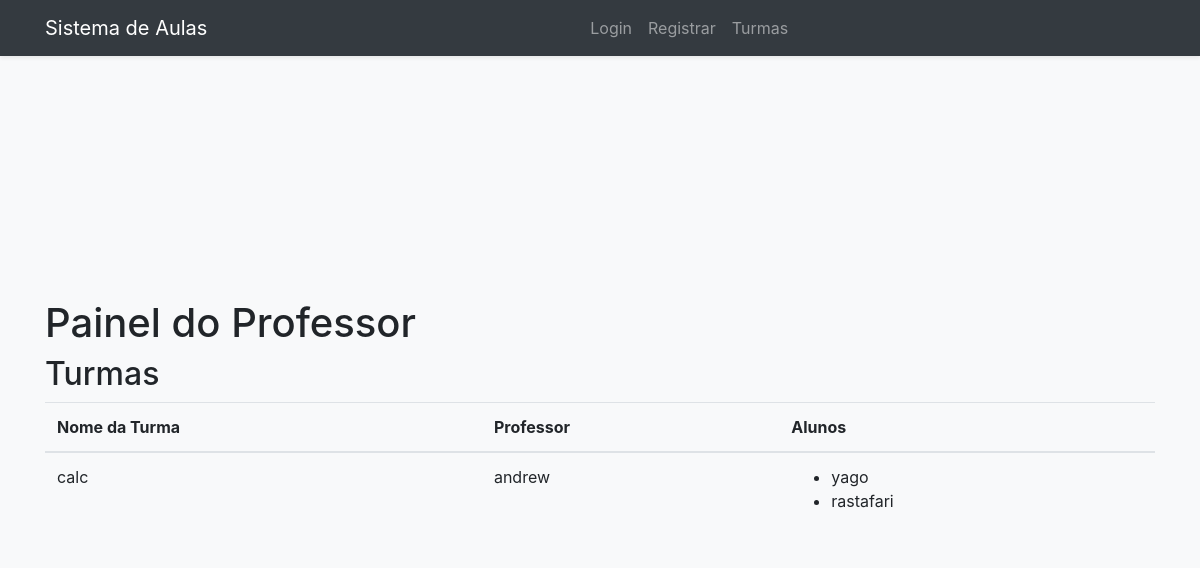
The page /professor_dashboard on the database as committed earlier.
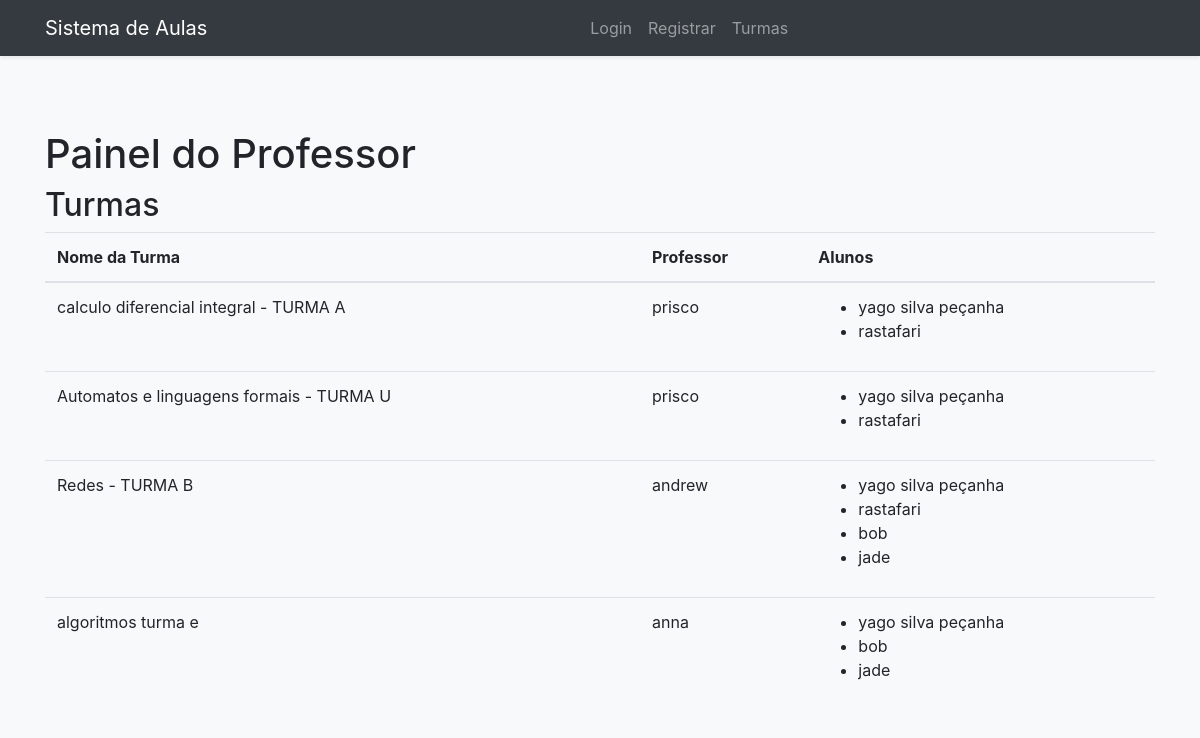
The same page on the database as committed later.
### models.py (models this page shows)
class Turma(db.Model):
    id = db.Column(db.Integer, primary_key=True)
    name = db.Column(db.String(80), nullable=False)
    professor_id = db.Column(db.Integer, db.ForeignKey('professor.id'), nullable=False)
    professor = db.relationship('Professor', backref=db.backref('turmas', lazy=True))
    alunos = db.relationship('Aluno', secondary='turma_aluno', backref=db.backref('turmas', lazy=True))

class Professor(db.Model):
    id = db.Column(db.Integer, primary_key=True)
    username = db.Column(db.String(80), unique=True, nullable=False)
    password = db.Column(db.String(120), nullable=False)

class Aluno(db.Model):
    id = db.Column(db.Integer, primary_key=True)
    username = db.Column(db.String(80), unique=True, nullable=False)
    password = db.Column(db.String(120), nullable=False)

### app.py (the view)
@app.route('/professor_dashboard')
def professor_dashboard():
    turmas = Turma.query.all() # Busca todas as turmas no banco de dados
    return render_template('professor_dashboard.html', turmas=turmas)

### templates/professor_dashboard.html (shortened to what this page needs)
<!DOCTYPE html>
<html lang="pt-br">
<head>
    <link rel="stylesheet" href="{{ url_for('static', filename='css/bootstrap.min.css') }}">
</head>
<body>
    <nav class="navbar navbar-expand-lg navbar-dark bg-dark fixed-top shadow-sm">
        <div class="container">
            <a class="navbar-brand" href="{{ url_for('dashboard') }}">
                 Sistema de Aulas
            </a>
            <div class="collapse navbar-collapse" id="navbarNav">
                <ul class="navbar-nav mx-auto">
                    <li class="nav-item">
                        <a class="nav-link" href="{{ url_for('login') }}">
                             Login
                        </a>
                    </li>
                    <li class="nav-item">
                        <a class="nav-link" href="{{ url_for('register') }}">
                             Registrar
                        </a>
                    </li>
                    <li class="nav-item">
                        <a class="nav-link" href="{{ url_for('professor_dashboard') }}">
                             Turmas
                        </a>
                    </li>
                </ul>
            </div>
        </div>
    </nav>
    <div class="container">
        <h1>Painel do Professor</h1>
        <h2>Turmas</h2>
        <table class="table">
            <thead>
                <tr>
                    <th>Nome da Turma</th>
                    <th>Professor</th>
                    <th>Alunos</th>
                </tr>
            </thead>
            <tbody>
                {% for turma in turmas %}
                <tr>
                    <td>{{ turma.name }}</td>
                    <td>{{ turma.professor.username }}</td>
                    <td>
                        <ul>
                            {% for aluno in turma.alunos %}
                            <li>{{ aluno.username }}</li>
                            {% endfor %}
                        </ul>
                    </td>
                </tr>
                {% endfor %}
            </tbody>
        </table>
    </div>
</body>
</html>

### templates/professor_dashboard.html (style rules this page uses)
body { display: flex; flex-direction: column; justify-content: center; align-items: center; height: 100vh; background-color: #f8f9fa; padding-top: 56px; }
.navbar-nav { margin: 0 auto; }

Rows that differ between the two databases and show on the page:
changed Turma: name "calc" → "calculo diferencial integral - TURMA A"; professor.username "andrew" → "prisco"
changed Aluno: username "yago" → "yago silva peçanha"
added Turma: name "Automatos e linguagens formais - TURMA U", professor.username "prisco", Aluno (username "yago silva peçanha"), Aluno (username "rastafari")
added Turma: name "Redes - TURMA B", professor.username "andrew", Aluno (username "yago silva peçanha"), Aluno (username "rastafari")
added Aluno: username "bob"
added Aluno: username "jade"
added Turma: name "algoritmos turma e", professor.username "anna", Aluno (username "yago silva peçanha")
